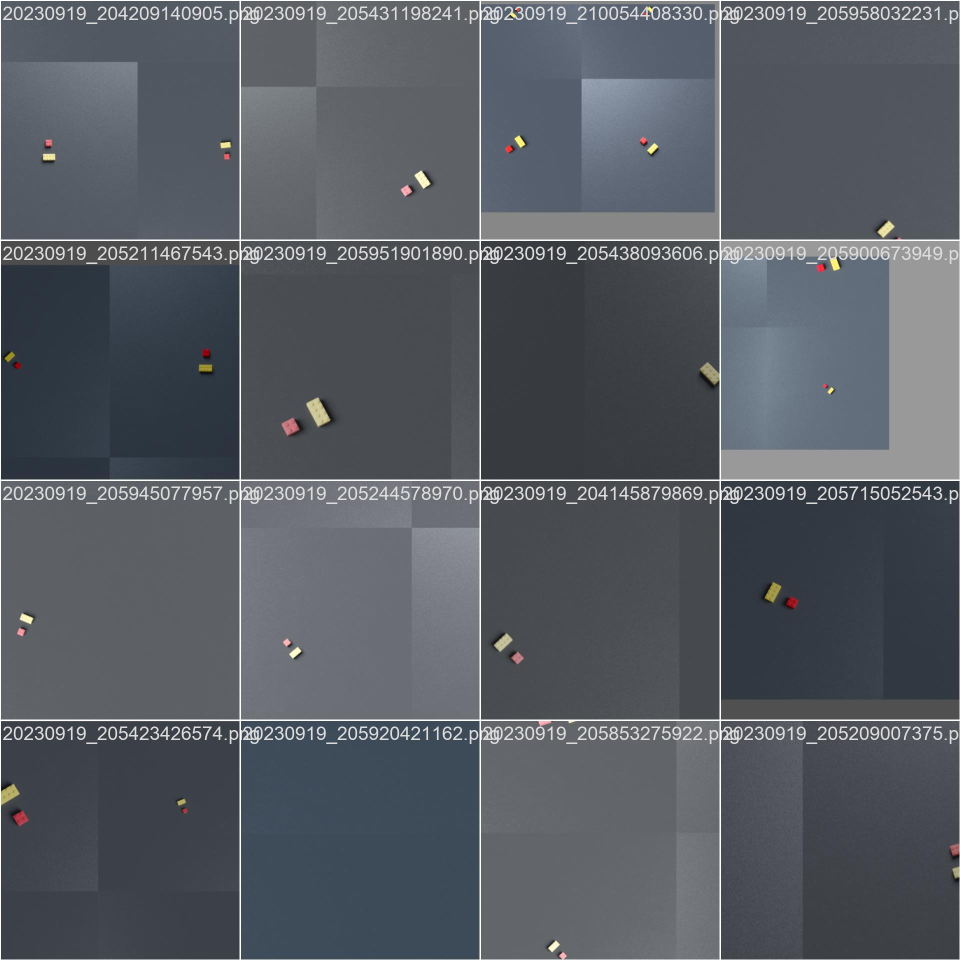
#> input picture Yolo-LEGO-test/runs/detect/train/train_batch1.jpg, 1920 x 1920 px, given in place of the camera (shown at 1/2 size)
$ python MV.py
#> lines starting #> are read from the running program, lines starting #| are printed output that depends on the picture; after the words box and inside, x2 and y2 are one past the last pixel; in counts of white or black regions, pixels touching at a corner belong together
import cv2
import numpy as np
import RV_Math

def get_xyA(type,colour):
#> called with type = 1, colour = 1
    avg_center_list_x=[]
    avg_center_list_y=[]
    list_of_x=[]
    list_of_y=[]
    list_of_angle=[]
    list_of_type=[]
    Found=False
    p1x=[]
    p2x=[]
    p3x=[]
    p1y=[]
    p2y=[]
    p3y=[]
    print('Package Imported')


    webcam = cv2.VideoCapture(1,cv2.CAP_DSHOW)
    webcam.set(3,1000) #width of webcam
    webcam.set(4,1000) # height
    '''
    if colour == 0:
        lower = np.array([0,0,180])
        upper = np.array([179,27,255])
    elif colour == 1:
        lower = np.array([0,40,180])
        upper = np.array([179,255,255])
    elif colour == 2:
        lower = np.array([0,105,164])
        upper = np.array([179,255,255])
    elif colour == 3:
        lower = np.array([97,0,176])
        upper = np.array([127,255,255])
    '''
    if colour == 1: #white
        lower = np.array([0,0,200])
        upper = np.array([179,80,255])
    elif colour == 24: #yellow
        lower = np.array([1,60,200])
        upper = np.array([40,255,255])
    elif colour == 0: #grey
        lower = np.array([0,0,92])
        upper = np.array([179,26,220])
    elif colour == 21: #red
        lower = np.array([0,200,100])
        upper = np.array([17,255,255])
    t=0
    while True:

        succes, img = webcam.read() #define a variable called img, which is my webcam # success is a boolen which tells if we captured the video
#> img is the input picture: shape (1920, 1920, 3); mean B, G, R 99, 91.6, 86.8
        img = img[39:493,288:917]
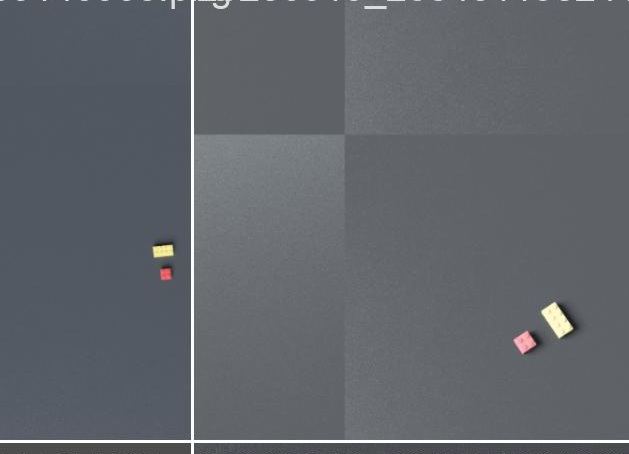
#> img: shape (454, 629, 3); mean B, G, R 106.7, 100.6, 96.7


        #CONVERT TO HSV
        imgHSV = cv2.cvtColor(img,cv2.COLOR_BGR2HSV)
#> imgHSV: shape (454, 629, 3); mean H, S, V 107.2, 25.9, 107
        mask = cv2.inRange(imgHSV,lower,upper)
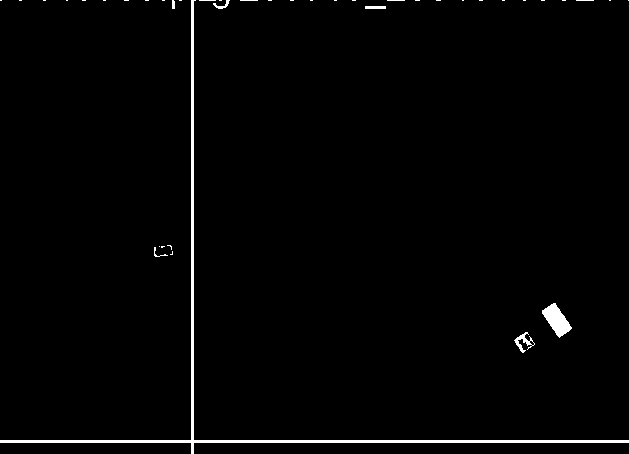
#> mask: shape (454, 629); 1.5% white; 41 white regions (34 under 20 px), largest, box (x1, y1, x2, y2) and area: (0, 0, 629, 454) 3242, (542, 303, 572, 338) 531, (514, 332, 535, 353) 153

        #create image result based on mask
        img = cv2.bitwise_and(img,img,mask=mask)

        imggray = cv2.cvtColor(img,cv2.COLOR_BGR2GRAY)

        # Otsu's thresholding after Gaussian filtering
        if colour!=21:
            blur = cv2.medianBlur(imggray,5)
            ret2,th2 = cv2.threshold(blur,0,255,cv2.THRESH_BINARY+cv2.THRESH_OTSU)
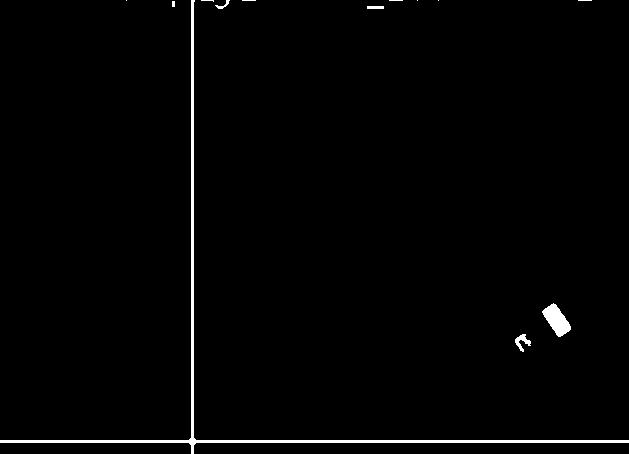
#> th2: shape (454, 629); 1.4% white; 13 white regions (8 under 20 px), largest, box (x1, y1, x2, y2) and area: (0, 0, 629, 454) 3254, (542, 303, 571, 337) 524, (515, 334, 531, 352) 126, (367, 6, 384, 9) 51, (215, 0, 230, 9) 44
#> ret2 = 0

            img = cv2.bitwise_and(img,img,mask= th2)

        # [7 lines of commented-out code are left out]
        cannyImg = cv2.Canny(img,20,200)
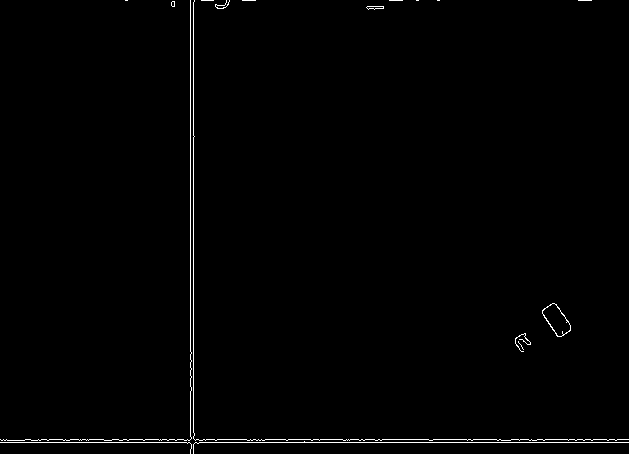
#> cannyImg: shape (454, 629); 0.87% white in thin lines or dots

        contours,hierarchy = cv2.findContours(cannyImg,cv2.RETR_EXTERNAL,cv2.CHAIN_APPROX_NONE)
#> contours = 17 contours, 15 with area under 20; largest, box (x1, y1, x2, y2) and area: (542, 303, 571, 337) 530, (366, 6, 384, 10) 35
        for cnt in contours:
            New_brick=True
            area = cv2.contourArea(cnt)

            if  area > 200: #needs calibrating
                arcLength = cv2.arcLength(cnt,True)
                corners = cv2.approxPolyDP(cnt, 0.04*arcLength,True)
                nbCorners = len(corners)

                if nbCorners == 4:
                    center=np.zeros(2)
                    Cor=np.zeros((4,2))
                    cv2.drawContours(img, cnt, -1, (0, 255, 0),2)

                    brick_type = 1
                    #print('LEGO is found')

                    Cor[0,:] = np.fromstring(corners[0], dtype=int,sep='')
                    Cor[1,:] = np.fromstring(corners[1], dtype=int,sep='')
                    Cor[2,:] = np.fromstring(corners[2], dtype=int,sep='')
                    Cor[3,:] = np.fromstring(corners[3], dtype=int,sep='')
                    #print(Cor)
                    center[0]=np.mean((Cor[:,0]))
                    center[1]=np.mean((Cor[:,1]))
                    points=np.array(Cor)
                    #print(Cor)
                    ind = np.lexsort((points[:,1],points[:,0]))
                    Cor=Cor[ind]
                    for i in range(0, 4):
                        cv2.circle(img, (int(Cor[i,0]), int(Cor[i,1])), 2, (0, 0, 255), 2)

                    cv2.circle(img, (int(center[0]), int(center[1])), 2, (255, 0, 0), 2)

                    Brick_type=RV_Math.Type_finder(Cor[0,:],Cor[1,:],Cor[3,:])####

                    #print(Brick_type)

                    #### SAVE in brick or create new
                    for i in range(0,len(avg_center_list_x[:])):

                        if center[0]+20 > avg_center_list_x[i] >center[0]-20 and center[1]+20 > avg_center_list_y[i] >center[1]-20:
                            brick_index=i
                            New_brick=False

                            p1x[i].append(Cor[0,0])
                            p2x[i].append(Cor[1,0])
                            p3x[i].append(Cor[3,0])
                            p1y[i].append(Cor[0,1])
                            p2y[i].append(Cor[1,1])
                            p3y[i].append(Cor[3,1])

                            list_of_x[i].append(center[0])
                            list_of_y[i].append(center[1])

                    if New_brick==True:
                        list_of_x.append([center[0]])
                        list_of_y.append([center[1]])
                        points=np.array(Cor)
                        ind = np.lexsort((points[:,0],points[:,1]))
                        Cor=Cor[ind]

                        p1x.append([Cor[0,0]])
                        p2x.append([Cor[1,0]])
                        p3x.append([Cor[3,0]])
                        p1y.append([Cor[0,1]])
                        p2y.append([Cor[1,1]])
                        p3y.append([Cor[3,1]])

                        list_of_type.append(Brick_type)

                        avg_center_list_x.append([center[0]])
                        avg_center_list_y.append([center[1]])
#> this loop made 5 passes
#> (area, arcLength, corners, nbCorners, Cor, brick_type) on pass 5: (530.5, 96.81, [[552, 303], [542, 313], [561, 336], [570, 325]], 4, [[0, 0], [0, 0], [0, 0], [0, 0]], 1)
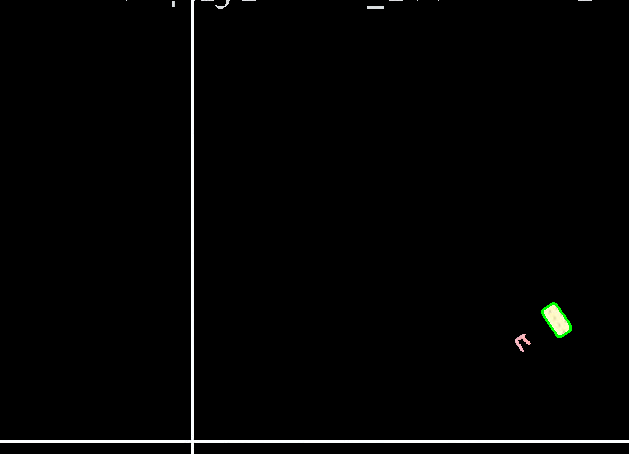
#> img: shape (454, 629, 3); mean B, G, R 3.4, 3.7, 3.4
#> after the loop, avg_center_list_x = []; avg_center_list_y = []; list_of_type = []; list_of_x = []; list_of_y = []; p1x = []; p1y = []; p2x = []; p2y = []; p3x = []; p3y = []

        for i in range(0,len(avg_center_list_x[:])):
            avg_center_list_x[i]=np.mean(list_of_x[i])
            avg_center_list_y[i]=np.mean(list_of_y[i])
            std_x=np.std(list_of_x[i])
            std_y=np.std(list_of_y[i])

            std_list=[std_x,std_y]
            if all(std<1 for std in std_list) and t>=100 and list_of_type[i]==type and len(p1x[i])>100:
                p1=[np.mean(p1x[i]),np.mean(p1y[i])]
                p2=[np.mean(p2x[i]),np.mean(p2y[i])]
                p3=[np.mean(p3x[i]),np.mean(p3y[i])]
                Angle=RV_Math.get_slope(p1,p2,p3,list_of_type[i])
                avg_angle=Angle
                print('Succes: The brick chosen was:' + str(i)+'    Which is type: '+str(list_of_type[i]))
                print('Which had the following deviations: X:'+str(std_x)+'  Y:'+str(std_y))
                print('Which had the following location: X:'+str( avg_center_list_x[i])+'  Y:'+str( avg_center_list_y[i])+'  Angle:'+str(avg_angle))
                print('And took ' +str(t)+' Frames to get')
                Found=True
                result_x=avg_center_list_x[i]
                result_y=avg_center_list_y[i]
                result_angle=avg_angle

                break
            elif t>=2000:

                print("No brick was found")
                Found=True
                break

        cv2.imshow('canny',cannyImg)
        cv2.imshow('out',img)
        if Found==True:
            break
        if cv2.waitKey(1) & 0xFF == ord('q'): # q closes our webcam
            break
        #Counter checking the number of pictures taken
        t=t+1
    return result_x, result_y, result_angle
    # [5 lines of commented-out code are left out]

if __name__ == '__main__':
#> (the run stopped early here; a loop or call above may not have finished)

$ run again, on Yolo-LEGO-test/runs/detect/train/train_batch2.jpg
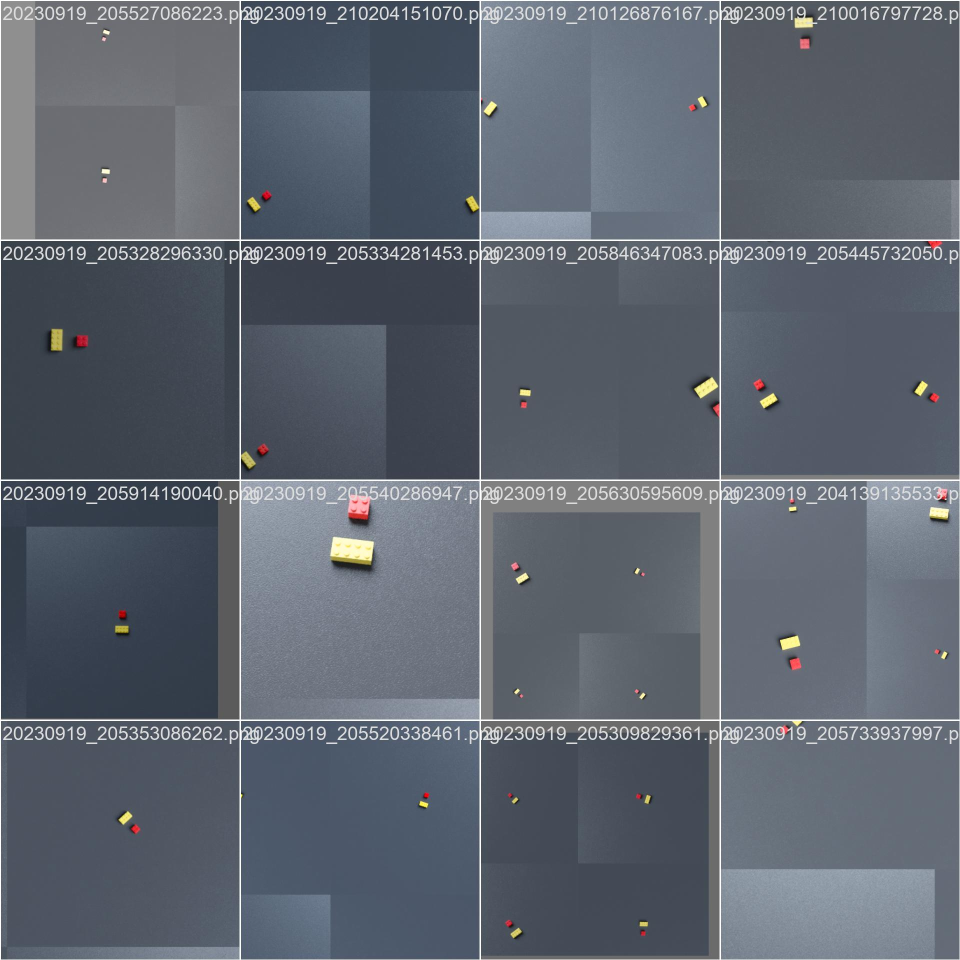
#> input picture Yolo-LEGO-test/runs/detect/train/train_batch2.jpg, 1920 x 1920 px, given in place of the camera (shown at 1/2 size)
#> in get_xyA, img is the input picture: shape (1920, 1920, 3); mean B, G, R 111.5, 100.7, 93.9
#> imgHSV: shape (454, 629, 3); mean H, S, V 108.7, 54.7, 106.7
#> in get_xyA, `mask = cv2.inRange(imgHSV,lower,upper)`:
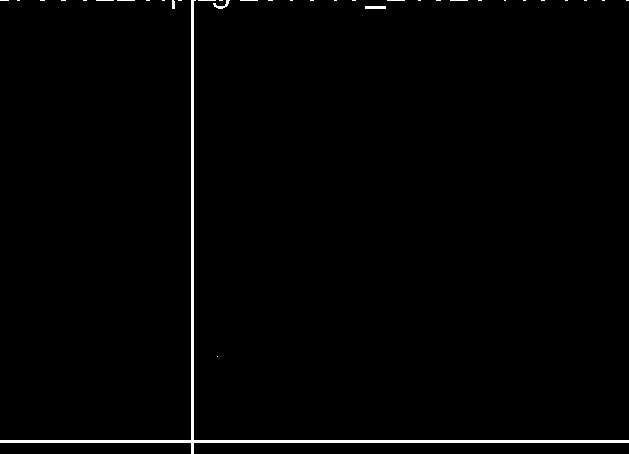
#> mask: shape (454, 629); 1.3% white; 35 white regions (31 under 20 px), largest, box (x1, y1, x2, y2) and area: (0, 0, 629, 454) 3242, (365, 6, 386, 9) 63, (213, 0, 230, 9) 55, (172, 0, 175, 9) 26
#> th2: shape (454, 629); 1.2% white; 16 white regions (13 under 20 px), largest, box (x1, y1, x2, y2) and area: (0, 0, 629, 454) 3254, (367, 6, 384, 9) 51, (214, 0, 230, 9) 44
#> ret2 = 0
#> in get_xyA, `cannyImg = cv2.Canny(img,20,200)`:
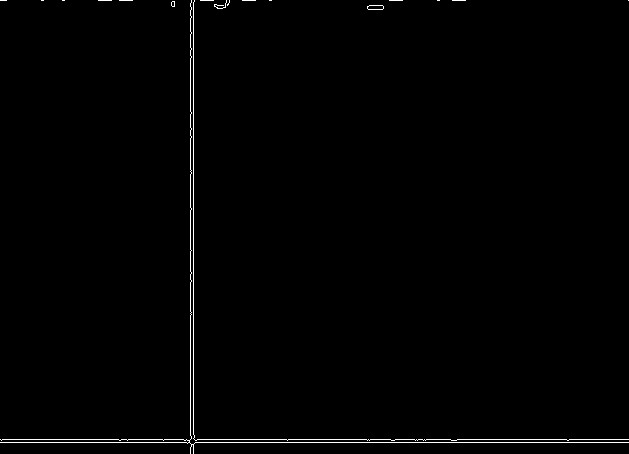
#> cannyImg: shape (454, 629); 0.82% white in thin lines or dots
#> contours = 18 contours, 17 with area under 20; largest, box (x1, y1, x2, y2) and area: (367, 5, 384, 10) 61
#> the loop in get_xyA, `for cnt in contours:` made 18 passes
#> area on pass 1: 61
#> after the loop in get_xyA, `for cnt in contours:`: avg_center_list_x = []

$ run again, on Yolo-LEGO-test/runs/detect/train/train_batch70.jpg
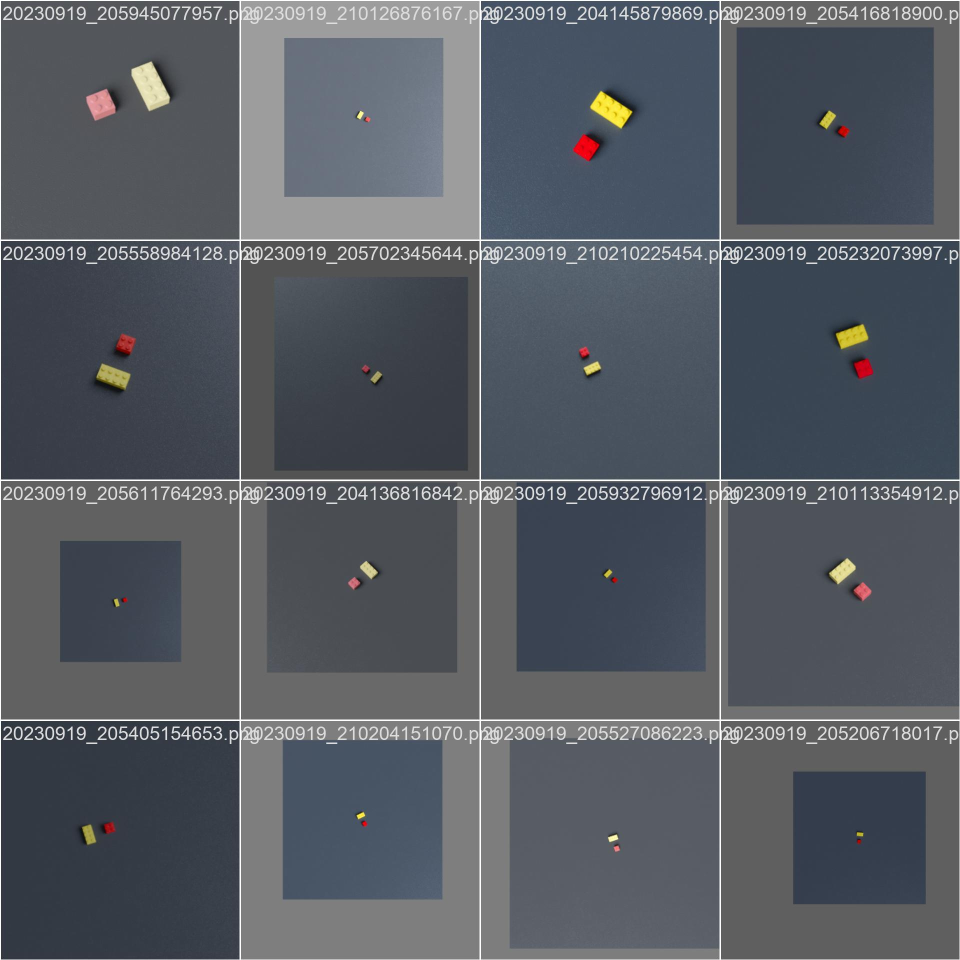
#> input picture Yolo-LEGO-test/runs/detect/train/train_batch70.jpg, 1920 x 1920 px, given in place of the camera (shown at 1/2 size)
#> in get_xyA, img is the input picture: shape (1920, 1920, 3); mean B, G, R 98.7, 91.3, 86.3
#> imgHSV: shape (454, 629, 3); mean H, S, V 73.8, 22.5, 129
#> in get_xyA, `mask = cv2.inRange(imgHSV,lower,upper)`:
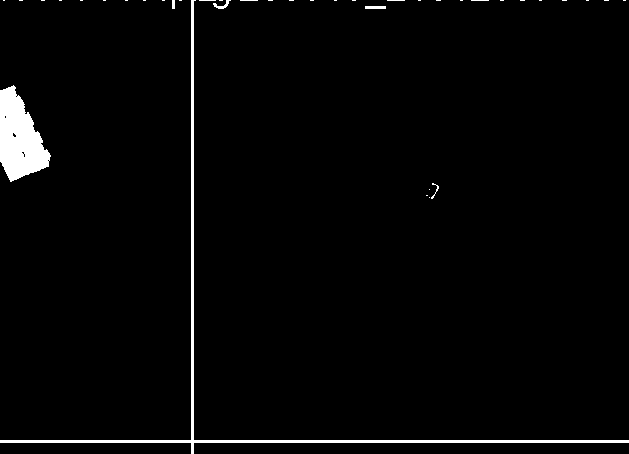
#> mask: shape (454, 629); 2.3% white; 39 white regions (33 under 20 px), largest, box (x1, y1, x2, y2) and area: (0, 0, 629, 454) 3242, (0, 85, 51, 182) 3056, (365, 6, 386, 9) 63, (213, 0, 231, 9) 60, (431, 183, 439, 199) 31, (172, 0, 175, 9) 27
#> th2: shape (454, 629); 2.3% white; 15 white regions (10 under 20 px), largest, box (x1, y1, x2, y2) and area: (0, 0, 629, 454) 3254, (0, 86, 50, 181) 3070, (214, 0, 230, 9) 54, (367, 6, 384, 9) 51, (172, 0, 175, 7) 21
#> ret2 = 0
#> in get_xyA, `cannyImg = cv2.Canny(img,20,200)`:
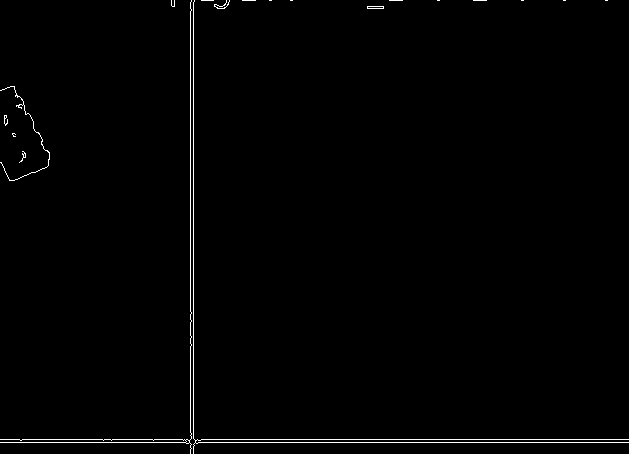
#> cannyImg: shape (454, 629); 0.9% white in thin lines or dots
#> contours = 19 contours, 18 with area under 20; largest, box (x1, y1, x2, y2) and area: (367, 6, 384, 9) 32
#> the loop in get_xyA, `for cnt in contours:` made 19 passes
#> area on pass 5: 32
#> after the loop in get_xyA, `for cnt in contours:`: avg_center_list_x = []
